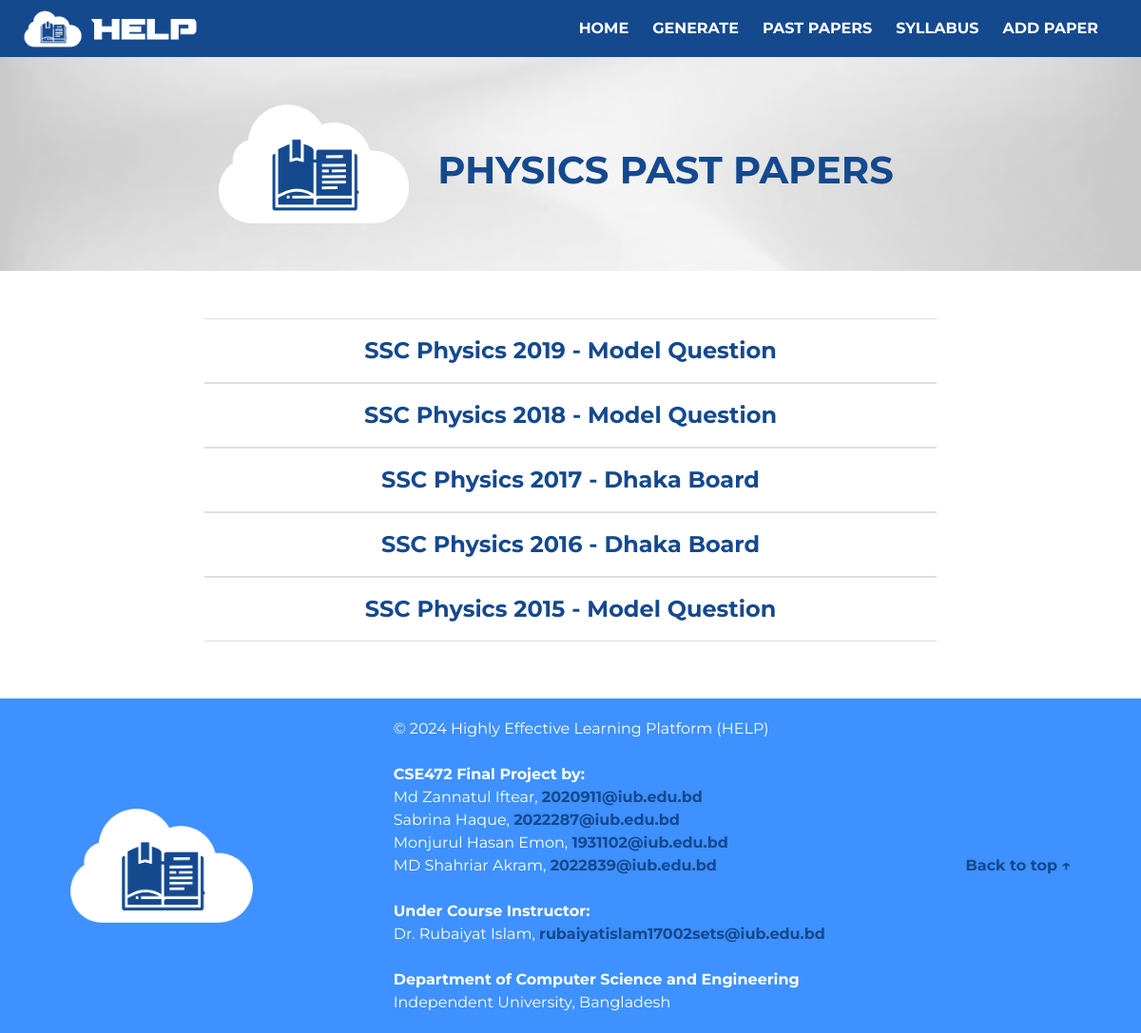
The page /pastPaperList.php?subject=physics on the database as committed earlier.
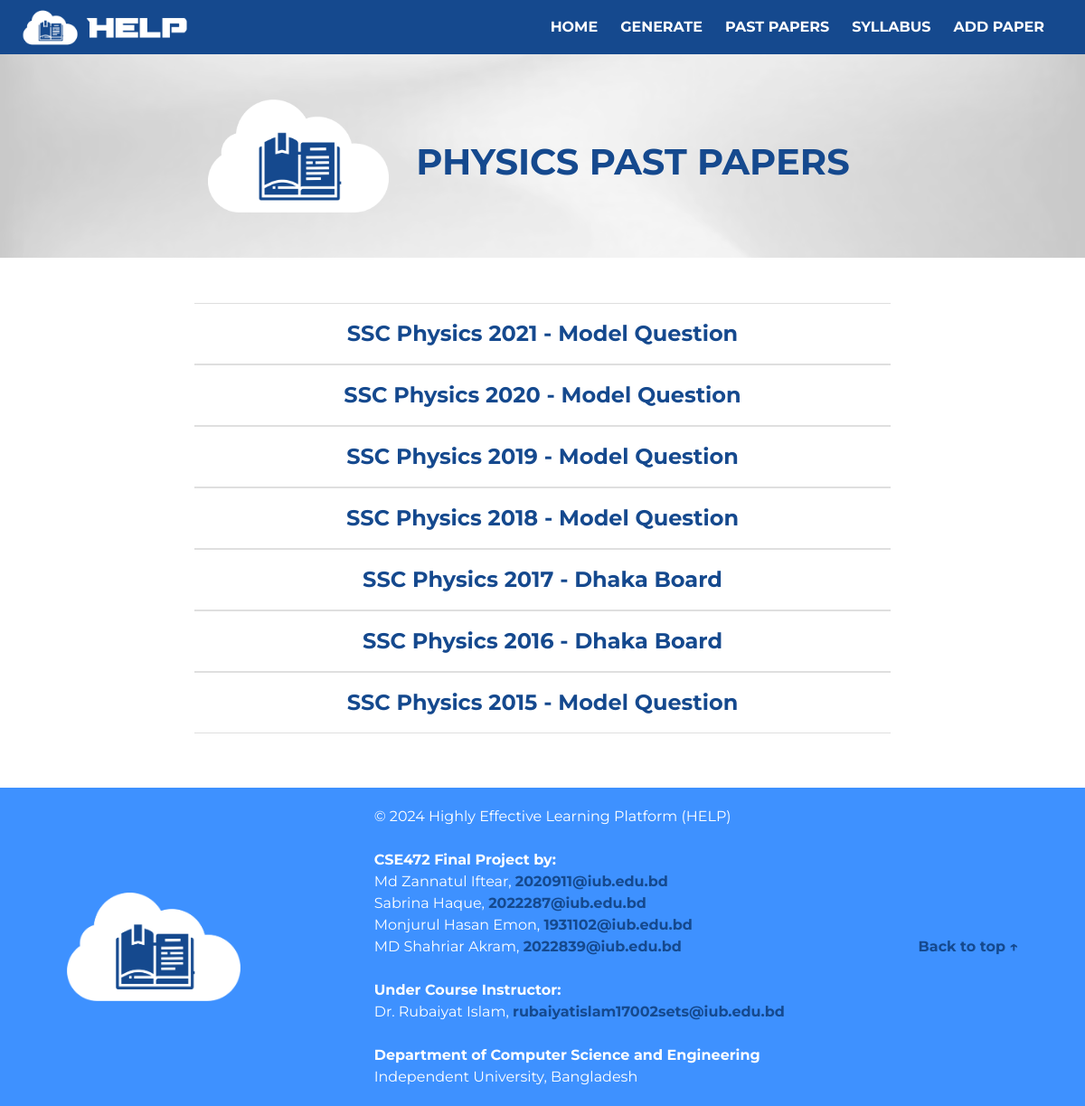
The same page on the database as committed later.
### tables this page shows
CREATE TABLE `papers` (
  `paperID` int(10) NOT NULL,
  `paperLevel` varchar(10) NOT NULL,
  `paperYear` int(10) NOT NULL,
  `paperSubject` varchar(50) NOT NULL,
  `paperBoard` varchar(30) NOT NULL,
  `paperMarks` varchar(30) NOT NULL,
  `paperTime` varchar(30) NOT NULL,
  `paperNote` varchar(1024) DEFAULT NULL
);

### pastPaperList.php (the view, shortened to what this page needs)
<?php
    $subject='';
    if (isset($_GET['subject'])) {
        $subject = htmlspecialchars($_GET['subject'], ENT_QUOTES, 'UTF-8');
    }
?>
<!DOCTYPE html>
<html lang="en">
    <head>
        <link rel="stylesheet" href="https://cdn.jsdelivr.net/npm/bootstrap@4.3.1/dist/css/bootstrap.min.css">
        <link id="stylesheet" rel="stylesheet" href="styleMain.css">
        <link id="stylesheet" rel="stylesheet" href="stylePPList.css">
    </head>
    <body>
        <?php @include("navbar.php") ?>
        <div class="myContainer">
            <div id="bannerContainer">
              <img src="img/bannerIMG2.png">
              <?php
                    if($subject=="physics"){ echo "<p>Physics Past Papers</p>";}
                    else{ echo "<p>Higher Mathematics Past Papers</p>"; }
                ?>
            </div>
            <div class="row" id="myRow" >
                <div class="col-md-8 mx-auto">
                    <div id="papersContainer">
                        <?php
                            $conn = mysqli_connect('localhost','root','','help_db') or die('connection failed');
                            if($subject=="physics"){
                                $sql = "SELECT paperID, paperYear, paperBoard
                                FROM `papers`
                                WHERE paperSubject='Physics'
                                ORDER BY paperYear DESC";
                                $result = $conn->query($sql);
                                if ($result->num_rows > 0) {
                                    while ($row = $result->fetch_assoc()) {
                                        $paperID = $row["paperID"];
                                        $paperYear = $row["paperYear"];
                                        $paperBoard = $row["paperBoard"];
                                        echo '<a href="pastPaperMAIN.php?paperID='.$paperID.'" class="paperLink">SSC Physics '.$paperYear.' - '.$paperBoard.'</a>';
                                    }
                                } else {
                                    echo "No products found.";
                                }
                            }
                        ?>
                    </div>
                </div>
            </div>
        </div>
        <?php @include("footer.php") ?>
    </body>
</html>

### navbar.php (shortened to what this page needs)
<nav class="sticky">
  <a href="index.php" class="logo"></a>
  <ul class="navLinks" id="navLinks">
    <li><a href="index.php">Home</a></li>
    <li><a href="generateSubjects.php">generate</a></li>
    <li><a href="pastPaperSubjects.php">past papers</a></li>
    <li><a href="chapterSubjects.php">syllabus</a></li>
    <li><a href="addPaper.php">add paper</a></li>
  </ul>
</nav>

### footer.php
<footer class="footer">
  <div class="detailsContainer">
    <img src="img/footerImg.png" id="footerLogo">
    <p>© 2024 Highly Effective Learning Platform (HELP)
      <br><br><b>CSE472 Final Project by:</b>
      <br>Md Zannatul Iftear, <a href="mailto:2020911@iub.edu.bd">2020911@iub.edu.bd</a>
      <br>Sabrina Haque, <a href="mailto:2022287@iub.edu.bd">2022287@iub.edu.bd</a>
      <br>Monjurul Hasan Emon, <a href="mailto:1931102@iub.edu.bd">1931102@iub.edu.bd</a>
      <br>MD Shahriar Akram, <a href="mailto:2022839@iub.edu.bd">2022839@iub.edu.bd</a>
      <br><br><b>Under Course Instructor:</b>
      <br>Dr. Rubaiyat Islam, <a href="mailto:rubaiyatislam17002sets@iub.edu.bd">rubaiyatislam17002sets@iub.edu.bd</a>
      <br><br><b>Department of Computer Science and Engineering</b>
      <br>Independent University, Bangladesh
    </p>
    <div id="backToTopContainer">
      <a href="#">Back to top ↑</a>
    </div>
  </div>
</footer>

### styleMain.css (style rules this page uses)
* { margin: 0; padding: 0; text-decoration: none; list-style: none; box-sizing: border-box; font-family: 'Montserrat',sans-serif; transition:all .2s linear; }
body, html { margin: 0; padding: 0; scroll-behavior: smooth; }
#bannerContainer { background-color: blue; }
.myContainer { display: flex; flex-direction: column; min-height: 75vh; padding: 60px 0; }
#myRow { margin: 0; }
#bannerContainer { display: flex; justify-content: center; align-items: center; background-image: url("img/bannerBG2.png"); background-position: center; background-repeat: repeat; background-size: cover; padding: 50px 20px; }
#bannerContainer img { max-width: 200px; }
#bannerContainer p { color: #15498e; font-size: 30pt; font-weight: 700; text-transform: uppercase; margin-top: 30px; padding: 0 30px; }
nav { display: flex; justify-content: space-between; align-items: center; background-color: #15498e; padding: 5px 20px; }
.sticky { position: fixed; top: 0; width: 100%; z-index: 1000; }
.navLinks { list-style: none; display: flex; align-items: center; margin: 0; padding: 0; }
.navLinks li { margin-right: 25px; }
.navLinks a { text-transform: uppercase; font-weight: 700; color:#fff; }
.logo { margin: 0; padding: 0; height: 50px; width: 200px; background-position: center; background-repeat: no-repeat; background-size: contain; background-image: url("img/logo.png"); }
.detailsContainer { display: flex; flex-wrap: wrap; min-height: 25vh; justify-content: space-around; align-items: center; background-color: #3e91ff; }
.detailsContainer p { padding: 20px; margin: 0; color: #fff; }
.detailsContainer b { color: #fff; }
.detailsContainer a { color: #15498e; font-weight: 700; }
#footerLogo { padding: 20px; max-height: 20vh; }
#backToTopContainer { padding: 20px; display: flex; flex-direction: column; align-items: flex-end; justify-items: flex-end; }
#backToTopContainer a { font-style: normal; }

### stylePPList.css (style rules this page uses)
#papersContainer { display: flex; flex-direction: column; justify-content: center; align-items: center; margin-top: 50px; background-color: rgb(223, 223, 223); }
.paperLink { background-color: #fff; width: 100%; text-align: center; padding: 15px 0; margin: 1px 0; font-size: 18pt; font-weight: 700; color:#15498e; }

Rows that differ between the two databases and show on the page:
added papers: paperYear "2021", paperBoard "Model Question"
added papers: paperYear "2020", paperBoard "Model Question"
